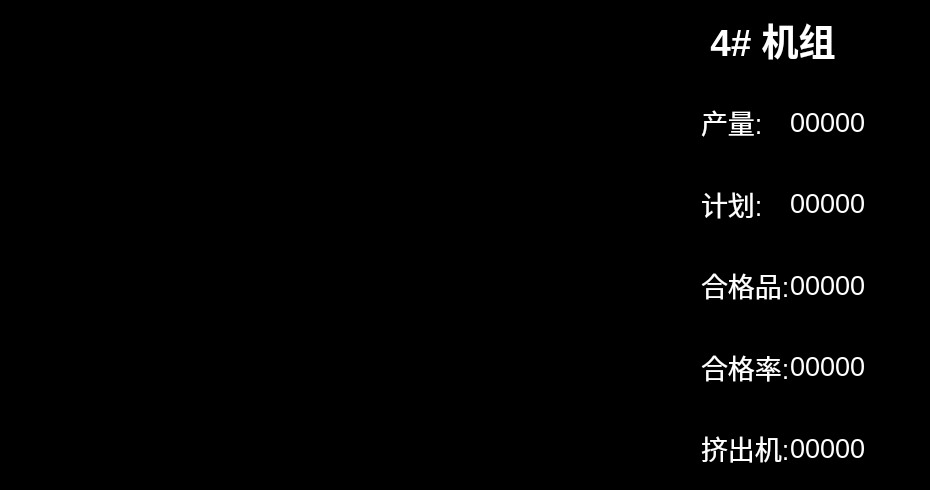
     <widget class="QFrame" name="frame_curve4">
      <property name="geometry">
       <rect>
        <x>2880</x>
        <y>30</y>
        <width>930</width>
        <height>490</height>
       </rect>
      </property>
      <property name="styleSheet">
       <string notr="true">background-color: rgb(0, 0, 0);</string>
      </property>
      <property name="frameShape">
       <enum>QFrame::StyledPanel</enum>
      </property>
      <property name="frameShadow">
       <enum>QFrame::Raised</enum>
      </property>
      <widget class="QLabel" name="curve4_title">
       <property name="geometry">
        <rect>
         <x>700</x>
         <y>0</y>
         <width>190</width>
         <height>80</height>
        </rect>
       </property>
       <property name="font">
        <font>
         <pointsize>28</pointsize>
         <weight>75</weight>
         <bold>true</bold>
        </font>
       </property>
       <property name="layoutDirection">
        <enum>Qt::LeftToRight</enum>
       </property>
       <property name="autoFillBackground">
        <bool>false</bool>
       </property>
       <property name="styleSheet">
        <string notr="true">color: rgb(255, 255, 255);</string>
       </property>
       <property name="text">
        <string> 4# 机组</string>
       </property>
      </widget>
      <widget class="QWidget" name="curve4" native="true">
       <property name="geometry">
        <rect>
         <x>0</x>
         <y>0</y>
         <width>740</width>
         <height>490</height>
        </rect>
       </property>
      </widget>
      <widget class="QFrame" name="frame_data4">
       <property name="geometry">
        <rect>
         <x>700</x>
         <y>80</y>
         <width>230</width>
         <height>410</height>
        </rect>
       </property>
       <property name="frameShape">
        <enum>QFrame::StyledPanel</enum>
       </property>
       <property name="frameShadow">
        <enum>QFrame::Raised</enum>
       </property>
       <layout class="QGridLayout" name="gridLayout_4">
        <property name="leftMargin">
         <number>0</number>
        </property>
        <property name="topMargin">
         <number>0</number>
        </property>
        <property name="rightMargin">
         <number>0</number>
        </property>
        <property name="bottomMargin">
         <number>0</number>
        </property>
        <property name="spacing">
         <number>0</number>
        </property>
        <item row="0" column="0">
         <widget class="QLabel" name="curve4_lable1">
          <property name="sizePolicy">
           <sizepolicy hsizetype="Expanding" vsizetype="Expanding">
            <horstretch>1</horstretch>
            <verstretch>1</verstretch>
           </sizepolicy>
          </property>
          <property name="font">
           <font>
            <pointsize>20</pointsize>
           </font>
          </property>
          <property name="styleSheet">
           <string notr="true">color: rgb(255, 255, 255);</string>
          </property>
          <property name="text">
           <string>产量:</string>
          </property>
         </widget>
        </item>
        <item row="1" column="0">
         <widget class="QLabel" name="curve4_lable3">
          <property name="sizePolicy">
           <sizepolicy hsizetype="Preferred" vsizetype="Expanding">
            <horstretch>0</horstretch>
            <verstretch>1</verstretch>
           </sizepolicy>
          </property>
          <property name="font">
           <font>
            <pointsize>20</pointsize>
           </font>
          </property>
          <property name="styleSheet">
           <string notr="true">color: rgb(255, 255, 255);</string>
          </property>
          <property name="text">
           <string>计划:</string>
          </property>
         </widget>
        </item>
        <item row="1" column="1">
         <widget class="QLabel" name="curve4_lable4">
          <property name="font">
           <font>
            <pointsize>20</pointsize>
           </font>
          </property>
          <property name="styleSheet">
           <string notr="true">color: rgb(255, 255, 255);</string>
          </property>
          <property name="text">
           <string>00000</string>
          </property>
         </widget>
        </item>
        <item row="2" column="0">
         <widget class="QLabel" name="curve4_lable5">
          <property name="sizePolicy">
           <sizepolicy hsizetype="Preferred" vsizetype="Expanding">
            <horstretch>0</horstretch>
            <verstretch>1</verstretch>
           </sizepolicy>
          </property>
          <property name="font">
           <font>
            <pointsize>20</pointsize>
           </font>
          </property>
          <property name="styleSheet">
           <string notr="true">color: rgb(255, 255, 255);</string>
          </property>
          <property name="text">
           <string>合格品:</string>
          </property>
         </widget>
        </item>
        <item row="2" column="1">
         <widget class="QLabel" name="curve4_lable6">
          <property name="font">
           <font>
            <pointsize>20</pointsize>
           </font>
          </property>
          <property name="styleSheet">
           <string notr="true">color: rgb(255, 255, 255);</string>
          </property>
          <property name="text">
           <string>00000</string>
          </property>
         </widget>
        </item>
        <item row="3" column="0">
         <widget class="QLabel" name="curve4_lable7">
          <property name="sizePolicy">
           <sizepolicy hsizetype="Preferred" vsizetype="Expanding">
            <horstretch>0</horstretch>
            <verstretch>1</verstretch>
           </sizepolicy>
          </property>
          <property name="font">
           <font>
            <pointsize>20</pointsize>
           </font>
          </property>
          <property name="styleSheet">
           <string notr="true">color: rgb(255, 255, 255);</string>
          </property>
          <property name="text">
           <string>合格率:</string>
          </property>
         </widget>
        </item>
        <item row="3" column="1">
         <widget class="QLabel" name="curve4_lable8">
          <property name="font">
           <font>
            <pointsize>20</pointsize>
           </font>
          </property>
          <property name="styleSheet">
           <string notr="true">color: rgb(255, 255, 255);</string>
          </property>
          <property name="text">
           <string>00000</string>
          </property>
         </widget>
        </item>
        <item row="4" column="0">
         <widget class="QLabel" name="curve4_lable9">
          <property name="sizePolicy">
           <sizepolicy hsizetype="Preferred" vsizetype="Expanding">
            <horstretch>0</horstretch>
            <verstretch>1</verstretch>
           </sizepolicy>
          </property>
          <property name="font">
           <font>
            <pointsize>20</pointsize>
           </font>
          </property>
          <property name="styleSheet">
           <string notr="true">color: rgb(255, 255, 255);</string>
          </property>
          <property name="text">
           <string>挤出机:</string>
          </property>
         </widget>
        </item>
        <item row="4" column="1">
         <widget class="QLabel" name="curve4_lable10">
          <property name="font">
           <font>
            <pointsize>20</pointsize>
           </font>
          </property>
          <property name="styleSheet">
           <string notr="true">color: rgb(255, 255, 255);</string>
          </property>
          <property name="text">
           <string>00000</string>
          </property>
         </widget>
        </item>
        <item row="0" column="1">
         <widget class="QLabel" name="curve4_lable2">
          <property name="sizePolicy">
           <sizepolicy hsizetype="Expanding" vsizetype="Preferred">
            <horstretch>3</horstretch>
            <verstretch>0</verstretch>
           </sizepolicy>
          </property>
          <property name="font">
           <font>
            <pointsize>20</pointsize>
           </font>
          </property>
          <property name="styleSheet">
           <string notr="true">color: rgb(255, 255, 255);</string>
          </property>
          <property name="text">
           <string>00000</string>
          </property>
         </widget>
        </item>
       </layout>
      </widget>
      <zorder>curve4</zorder>
      <zorder>frame_data4</zorder>
      <zorder>curve4_title</zorder>
     </widget>
